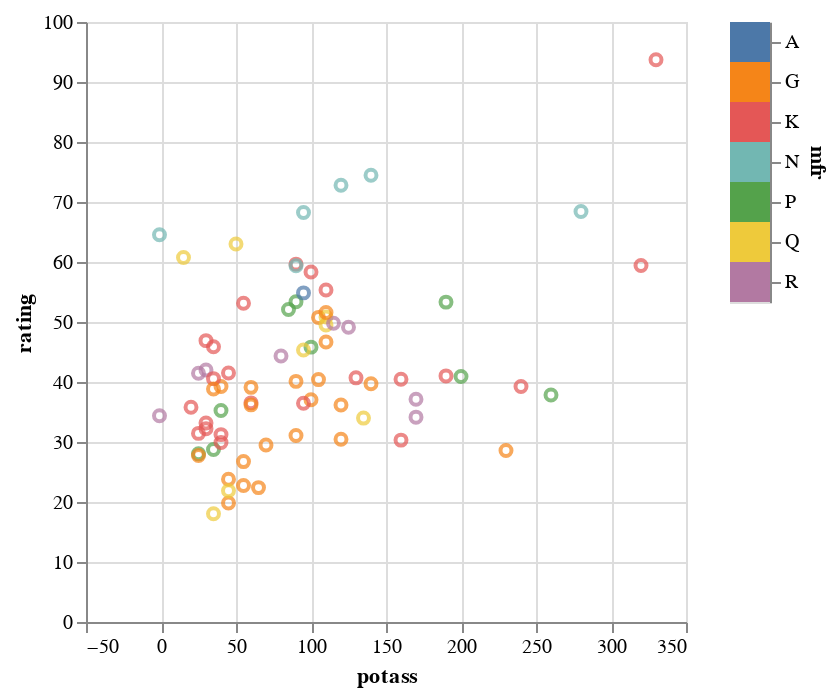

Source (notebook cell):
### Code cell
selection = alt.selection_point(fields=["mfr"])


color = alt.condition(
    selection,
    alt.Color("mfr:N").legend(None),
    alt.value("lightgray")
)


scatter = alt.Chart(df).mark_point().encode(
    x="potass:Q",
    y="rating:Q",
    color=color,
    tooltip="name:N"
)

legend = alt.Chart(df).mark_rect().encode(
    alt.Y("mfr:N").axis(orient="right"),
    color=color
). add_params(
    selection
)


scatter | legend

### Figure 1 — Vega-Lite specification as saved in the notebook (floating-point values rounded to 4 significant figures)
{"config": {"view": {"continuousWidth": 300, "continuousHeight": 300}}, "hconcat": [{"mark": {"type": "point"}, "encoding": {"color": {"condition": {"param": "param_17", "field": "mfr", "legend": null, "type": "nominal"}, "value": "lightgray"}, "tooltip": {"field": "name", "type": "nominal"}, "x": {"field": "potass", "type": "quantitative"}, "y": {"field": "rating", "type": "quantitative"}}}, {"mark": {"type": "rect"}, "encoding": {"color": {"condition": {"param": "param_17", "field": "mfr", "legend": null, "type": "nominal"}, "value": "lightgray"}, "y": {"axis": {"orient": "right"}, "field": "mfr", "type": "nominal"}}, "name": "view_7"}], "data": {"name": "data-6562c372d815898f5ac927ab74fce866"}, "params": [{"name": "param_17", "select": {"type": "point", "fields": ["mfr"]}, "views": ["view_7"]}], "$schema": "https://vega.github.io/schema/vega-lite/v5.6.1.json", "datasets": {"data-6562c372d815898f5ac927ab74fce866": [{"name": "100% Bran", "mfr": "N", "type": "C", "calories": 70, "protein": 4, "fat": 1, "sodium": 130, "fiber": 10.0, "carbo": 5.0, "sugars": 6, "potass": 280, "vitamins": 25, "shelf": 3, "weight": 1.0, "cups": 0.33, "rating": 68.4}, {"name": "100% Natural Bran", "mfr": "Q", "type": "C", "calories": 120, "protein": 3, "fat": 5, "sodium": 15, "fiber": 2.0, "carbo": 8.0, "sugars": 8, "potass": 135, "vitamins": 0, "shelf": 3, "weight": 1.0, "cups": 1.0, "rating": 33.98}, {"name": "All-Bran", "mfr": "K", "type": "C", "calories": 70, "protein": 4, "fat": 1, "sodium": 260, "fiber": 9.0, "carbo": 7.0, "sugars": 5, "potass": 320, "vitamins": 25, "shelf": 3, "weight": 1.0, "cups": 0.33, "rating": 59.43}, {"name": "All-Bran with Extra Fiber", "mfr": "K", "type": "C", "calories": 50, "protein": 4, "fat": 0, "sodium": 140, "fiber": 14.0, "carbo": 8.0, "sugars": 0, "potass": 330, "vitamins": 25, "shelf": 3, "weight": 1.0, "cups": 0.5, "rating": 93.7}, {"name": "Almond Delight", "mfr": "R", "type": "C", "calories": 110, "protein": 2, "fat": 2, "sodium": 200, "fiber": 1.0, "carbo": 14.0, "sugars": 8, "potass": -1, "vitamins": 25, "shelf": 3, "weight": 1.0, "cups": 0.75, "rating": 34.38}, {"name": "Apple Cinnamon Cheerios", "mfr": "G", "type": "C", "calories": 110, "protein": 2, "fat": 2, "sodium": 180, "fiber": 1.5, "carbo": 10.5, "sugars": 10, "potass": 70, "vitamins": 25, "shelf": 1, "weight": 1.0, "cups": 0.75, "rating": 29.51}, {"name": "Apple Jacks", "mfr": "K", "type": "C", "calories": 110, "protein": 2, "fat": 0, "sodium": 125, "fiber": 1.0, "carbo": 11.0, "sugars": 14, "potass": 30, "vitamins": 25, "shelf": 2, "weight": 1.0, "cups": 1.0, "rating": 33.17}, {"name": "Basic 4", "mfr": "G", "type": "C", "calories": 130, "protein": 3, "fat": 2, "sodium": 210, "fiber": 2.0, "carbo": 18.0, "sugars": 8, "potass": 100, "vitamins": 25, "shelf": 3, "weight": 1.33, "cups": 0.75, "rating": 37.04}, {"name": "Bran Chex", "mfr": "R", "type": "C", "calories": 90, "protein": 2, "fat": 1, "sodium": 200, "fiber": 4.0, "carbo": 15.0, "sugars": 6, "potass": 125, "vitamins": 25, "shelf": 1, "weight": 1.0, "cups": 0.67, "rating": 49.12}, {"name": "Bran Flakes", "mfr": "P", "type": "C", "calories": 90, "protein": 3, "fat": 0, "sodium": 210, "fiber": 5.0, "carbo": 13.0, "sugars": 5, "potass": 190, "vitamins": 25, "shelf": 3, "weight": 1.0, "cups": 0.67, "rating": 53.31}, {"name": "Cap'n'Crunch", "mfr": "Q", "type": "C", "calories": 120, "protein": 1, "fat": 2, "sodium": 220, "fiber": 0.0, "carbo": 12.0, "sugars": 12, "potass": 35, "vitamins": 25, "shelf": 2, "weight": 1.0, "cups": 0.75, "rating": 18.04}, {"name": "Cheerios", "mfr": "G", "type": "C", "calories": 110, "protein": 6, "fat": 2, "sodium": 290, "fiber": 2.0, "carbo": 17.0, "sugars": 1, "potass": 105, "vitamins": 25, "shelf": 1, "weight": 1.0, "cups": 1.25, "rating": 50.76}, {"name": "Cinnamon Toast Crunch", "mfr": "G", "type": "C", "calories": 120, "protein": 1, "fat": 3, "sodium": 210, "fiber": 0.0, "carbo": 13.0, "sugars": 9, "potass": 45, "vitamins": 25, "shelf": 2, "weight": 1.0, "cups": 0.75, "rating": 19.82}, {"name": "Clusters", "mfr": "G", "type": "C", "calories": 110, "protein": 3, "fat": 2, "sodium": 140, "fiber": 2.0, "carbo": 13.0, "sugars": 7, "potass": 105, "vitamins": 25, "shelf": 3, "weight": 1.0, "cups": 0.5, "rating": 40.4}, {"name": "Cocoa Puffs", "mfr": "G", "type": "C", "calories": 110, "protein": 1, "fat": 1, "sodium": 180, "fiber": 0.0, "carbo": 12.0, "sugars": 13, "potass": 55, "vitamins": 25, "shelf": 2, "weight": 1.0, "cups": 1.0, "rating": 22.74}, {"name": "Corn Chex", "mfr": "R", "type": "C", "calories": 110, "protein": 2, "fat": 0, "sodium": 280, "fiber": 0.0, "carbo": 22.0, "sugars": 3, "potass": 25, "vitamins": 25, "shelf": 1, "weight": 1.0, "cups": 1.0, "rating": 41.45}, {"name": "Corn Flakes", "mfr": "K", "type": "C", "calories": 100, "protein": 2, "fat": 0, "sodium": 290, "fiber": 1.0, "carbo": 21.0, "sugars": 2, "potass": 35, "vitamins": 25, "shelf": 1, "weight": 1.0, "cups": 1.0, "rating": 45.86}, {"name": "Corn Pops", "mfr": "K", "type": "C", "calories": 110, "protein": 1, "fat": 0, "sodium": 90, "fiber": 1.0, "carbo": 13.0, "sugars": 12, "potass": 20, "vitamins": 25, "shelf": 2, "weight": 1.0, "cups": 1.0, "rating": 35.78}, {"name": "Count Chocula", "mfr": "G", "type": "C", "calories": 110, "protein": 1, "fat": 1, "sodium": 180, "fiber": 0.0, "carbo": 12.0, "sugars": 13, "potass": 65, "vitamins": 25, "shelf": 2, "weight": 1.0, "cups": 1.0, "rating": 22.4}, {"name": "Cracklin' Oat Bran", "mfr": "K", "type": "C", "calories": 110, "protein": 3, "fat": 3, "sodium": 140, "fiber": 4.0, "carbo": 10.0, "sugars": 7, "potass": 160, "vitamins": 25, "shelf": 3, "weight": 1.0, "cups": 0.5, "rating": 40.45}, {"name": "Cream of Wheat (Quick)", "mfr": "N", "type": "H", "calories": 100, "protein": 3, "fat": 0, "sodium": 80, "fiber": 1.0, "carbo": 21.0, "sugars": 0, "potass": -1, "vitamins": 0, "shelf": 2, "weight": 1.0, "cups": 1.0, "rating": 64.53}, {"name": "Crispix", "mfr": "K", "type": "C", "calories": 110, "protein": 2, "fat": 0, "sodium": 220, "fiber": 1.0, "carbo": 21.0, "sugars": 3, "potass": 30, "vitamins": 25, "shelf": 3, "weight": 1.0, "cups": 1.0, "rating": 46.9}, {"name": "Crispy Wheat & Raisins", "mfr": "G", "type": "C", "calories": 100, "protein": 2, "fat": 1, "sodium": 140, "fiber": 2.0, "carbo": 11.0, "sugars": 10, "potass": 120, "vitamins": 25, "shelf": 3, "weight": 1.0, "cups": 0.75, "rating": 36.18}, {"name": "Double Chex", "mfr": "R", "type": "C", "calories": 100, "protein": 2, "fat": 0, "sodium": 190, "fiber": 1.0, "carbo": 18.0, "sugars": 5, "potass": 80, "vitamins": 25, "shelf": 3, "weight": 1.0, "cups": 0.75, "rating": 44.33}, {"name": "Froot Loops", "mfr": "K", "type": "C", "calories": 110, "protein": 2, "fat": 1, "sodium": 125, "fiber": 1.0, "carbo": 11.0, "sugars": 13, "potass": 30, "vitamins": 25, "shelf": 2, "weight": 1.0, "cups": 1.0, "rating": 32.21}, {"name": "Frosted Flakes", "mfr": "K", "type": "C", "calories": 110, "protein": 1, "fat": 0, "sodium": 200, "fiber": 1.0, "carbo": 14.0, "sugars": 11, "potass": 25, "vitamins": 25, "shelf": 1, "weight": 1.0, "cups": 0.75, "rating": 31.44}, {"name": "Frosted Mini-Wheats", "mfr": "K", "type": "C", "calories": 100, "protein": 3, "fat": 0, "sodium": 0, "fiber": 3.0, "carbo": 14.0, "sugars": 7, "potass": 100, "vitamins": 25, "shelf": 2, "weight": 1.0, "cups": 0.8, "rating": 58.35}, {"name": "Fruit & Fibre Dates; Walnuts; and Oats", "mfr": "P", "type": "C", "calories": 120, "protein": 3, "fat": 2, "sodium": 160, "fiber": 5.0, "carbo": 12.0, "sugars": 10, "potass": 200, "vitamins": 25, "shelf": 3, "weight": 1.25, "cups": 0.67, "rating": 40.92}, {"name": "Fruitful Bran", "mfr": "K", "type": "C", "calories": 120, "protein": 3, "fat": 0, "sodium": 240, "fiber": 5.0, "carbo": 14.0, "sugars": 12, "potass": 190, "vitamins": 25, "shelf": 3, "weight": 1.33, "cups": 0.67, "rating": 41.02}, {"name": "Fruity Pebbles", "mfr": "P", "type": "C", "calories": 110, "protein": 1, "fat": 1, "sodium": 135, "fiber": 0.0, "carbo": 13.0, "sugars": 12, "potass": 25, "vitamins": 25, "shelf": 2, "weight": 1.0, "cups": 0.75, "rating": 28.03}, {"name": "Golden Crisp", "mfr": "P", "type": "C", "calories": 100, "protein": 2, "fat": 0, "sodium": 45, "fiber": 0.0, "carbo": 11.0, "sugars": 15, "potass": 40, "vitamins": 25, "shelf": 1, "weight": 1.0, "cups": 0.88, "rating": 35.25}, {"name": "Golden Grahams", "mfr": "G", "type": "C", "calories": 110, "protein": 1, "fat": 1, "sodium": 280, "fiber": 0.0, "carbo": 15.0, "sugars": 9, "potass": 45, "vitamins": 25, "shelf": 2, "weight": 1.0, "cups": 0.75, "rating": 23.8}, {"name": "Grape Nuts Flakes", "mfr": "P", "type": "C", "calories": 100, "protein": 3, "fat": 1, "sodium": 140, "fiber": 3.0, "carbo": 15.0, "sugars": 5, "potass": 85, "vitamins": 25, "shelf": 3, "weight": 1.0, "cups": 0.88, "rating": 52.08}, {"name": "Grape-Nuts", "mfr": "P", "type": "C", "calories": 110, "protein": 3, "fat": 0, "sodium": 170, "fiber": 3.0, "carbo": 17.0, "sugars": 3, "potass": 90, "vitamins": 25, "shelf": 3, "weight": 1.0, "cups": 0.25, "rating": 53.37}, {"name": "Great Grains Pecan", "mfr": "P", "type": "C", "calories": 120, "protein": 3, "fat": 3, "sodium": 75, "fiber": 3.0, "carbo": 13.0, "sugars": 4, "potass": 100, "vitamins": 25, "shelf": 3, "weight": 1.0, "cups": 0.33, "rating": 45.81}, {"name": "Honey Graham Ohs", "mfr": "Q", "type": "C", "calories": 120, "protein": 1, "fat": 2, "sodium": 220, "fiber": 1.0, "carbo": 12.0, "sugars": 11, "potass": 45, "vitamins": 25, "shelf": 2, "weight": 1.0, "cups": 1.0, "rating": 21.87}, {"name": "Honey Nut Cheerios", "mfr": "G", "type": "C", "calories": 110, "protein": 3, "fat": 1, "sodium": 250, "fiber": 1.5, "carbo": 11.5, "sugars": 10, "potass": 90, "vitamins": 25, "shelf": 1, "weight": 1.0, "cups": 0.75, "rating": 31.07}, {"name": "Honey-comb", "mfr": "P", "type": "C", "calories": 110, "protein": 1, "fat": 0, "sodium": 180, "fiber": 0.0, "carbo": 14.0, "sugars": 11, "potass": 35, "vitamins": 25, "shelf": 1, "weight": 1.0, "cups": 1.33, "rating": 28.74}, {"name": "Just Right Crunchy  Nuggets", "mfr": "K", "type": "C", "calories": 110, "protein": 2, "fat": 1, "sodium": 170, "fiber": 1.0, "carbo": 17.0, "sugars": 6, "potass": 60, "vitamins": 100, "shelf": 3, "weight": 1.0, "cups": 1.0, "rating": 36.52}, {"name": "Just Right Fruit & Nut", "mfr": "K", "type": "C", "calories": 140, "protein": 3, "fat": 1, "sodium": 170, "fiber": 2.0, "carbo": 20.0, "sugars": 9, "potass": 95, "vitamins": 100, "shelf": 3, "weight": 1.3, "cups": 0.75, "rating": 36.47}, {"name": "Kix", "mfr": "G", "type": "C", "calories": 110, "protein": 2, "fat": 1, "sodium": 260, "fiber": 0.0, "carbo": 21.0, "sugars": 3, "potass": 40, "vitamins": 25, "shelf": 2, "weight": 1.0, "cups": 1.5, "rating": 39.24}, {"name": "Life", "mfr": "Q", "type": "C", "calories": 100, "protein": 4, "fat": 2, "sodium": 150, "fiber": 2.0, "carbo": 12.0, "sugars": 6, "potass": 95, "vitamins": 25, "shelf": 2, "weight": 1.0, "cups": 0.67, "rating": 45.33}, {"name": "Lucky Charms", "mfr": "G", "type": "C", "calories": 110, "protein": 2, "fat": 1, "sodium": 180, "fiber": 0.0, "carbo": 12.0, "sugars": 12, "potass": 55, "vitamins": 25, "shelf": 2, "weight": 1.0, "cups": 1.0, "rating": 26.73}, {"name": "Maypo", "mfr": "A", "type": "H", "calories": 100, "protein": 4, "fat": 1, "sodium": 0, "fiber": 0.0, "carbo": 16.0, "sugars": 3, "potass": 95, "vitamins": 25, "shelf": 2, "weight": 1.0, "cups": 1.0, "rating": 54.85}, {"name": "Muesli Raisins; Dates; & Almonds", "mfr": "R", "type": "C", "calories": 150, "protein": 4, "fat": 3, "sodium": 95, "fiber": 3.0, "carbo": 16.0, "sugars": 11, "potass": 170, "vitamins": 25, "shelf": 3, "weight": 1.0, "cups": 1.0, "rating": 37.14}, {"name": "Muesli Raisins; Peaches; & Pecans", "mfr": "R", "type": "C", "calories": 150, "protein": 4, "fat": 3, "sodium": 150, "fiber": 3.0, "carbo": 16.0, "sugars": 11, "potass": 170, "vitamins": 25, "shelf": 3, "weight": 1.0, "cups": 1.0, "rating": 34.14}, {"name": "Mueslix Crispy Blend", "mfr": "K", "type": "C", "calories": 160, "protein": 3, "fat": 2, "sodium": 150, "fiber": 3.0, "carbo": 17.0, "sugars": 13, "potass": 160, "vitamins": 25, "shelf": 3, "weight": 1.5, "cups": 0.67, "rating": 30.31}, {"name": "Multi-Grain Cheerios", "mfr": "G", "type": "C", "calories": 100, "protein": 2, "fat": 1, "sodium": 220, "fiber": 2.0, "carbo": 15.0, "sugars": 6, "potass": 90, "vitamins": 25, "shelf": 1, "weight": 1.0, "cups": 1.0, "rating": 40.11}, {"name": "Nut&Honey Crunch", "mfr": "K", "type": "C", "calories": 120, "protein": 2, "fat": 1, "sodium": 190, "fiber": 0.0, "carbo": 15.0, "sugars": 9, "potass": 40, "vitamins": 25, "shelf": 2, "weight": 1.0, "cups": 0.67, "rating": 29.92}, {"name": "Nutri-Grain Almond-Raisin", "mfr": "K", "type": "C", "calories": 140, "protein": 3, "fat": 2, "sodium": 220, "fiber": 3.0, "carbo": 21.0, "sugars": 7, "potass": 130, "vitamins": 25, "shelf": 3, "weight": 1.33, "cups": 0.67, "rating": 40.69}, {"name": "Nutri-grain Wheat", "mfr": "K", "type": "C", "calories": 90, "protein": 3, "fat": 0, "sodium": 170, "fiber": 3.0, "carbo": 18.0, "sugars": 2, "potass": 90, "vitamins": 25, "shelf": 3, "weight": 1.0, "cups": 1.0, "rating": 59.64}, {"name": "Oatmeal Raisin Crisp", "mfr": "G", "type": "C", "calories": 130, "protein": 3, "fat": 2, "sodium": 170, "fiber": 1.5, "carbo": 13.5, "sugars": 10, "potass": 120, "vitamins": 25, "shelf": 3, "weight": 1.25, "cups": 0.5, "rating": 30.45}, {"name": "Post Nat. Raisin Bran", "mfr": "P", "type": "C", "calories": 120, "protein": 3, "fat": 1, "sodium": 200, "fiber": 6.0, "carbo": 11.0, "sugars": 14, "potass": 260, "vitamins": 25, "shelf": 3, "weight": 1.33, "cups": 0.67, "rating": 37.84}, {"name": "Product 19", "mfr": "K", "type": "C", "calories": 100, "protein": 3, "fat": 0, "sodium": 320, "fiber": 1.0, "carbo": 20.0, "sugars": 3, "potass": 45, "vitamins": 100, "shelf": 3, "weight": 1.0, "cups": 1.0, "rating": 41.5}, {"name": "Puffed Rice", "mfr": "Q", "type": "C", "calories": 50, "protein": 1, "fat": 0, "sodium": 0, "fiber": 0.0, "carbo": 13.0, "sugars": 0, "potass": 15, "vitamins": 0, "shelf": 3, "weight": 0.5, "cups": 1.0, "rating": 60.76}, {"name": "Puffed Wheat", "mfr": "Q", "type": "C", "calories": 50, "protein": 2, "fat": 0, "sodium": 0, "fiber": 1.0, "carbo": 10.0, "sugars": 0, "potass": 50, "vitamins": 0, "shelf": 3, "weight": 0.5, "cups": 1.0, "rating": 63.01}, {"name": "Quaker Oat Squares", "mfr": "Q", "type": "C", "calories": 100, "protein": 4, "fat": 1, "sodium": 135, "fiber": 2.0, "carbo": 14.0, "sugars": 6, "potass": 110, "vitamins": 25, "shelf": 3, "weight": 1.0, "cups": 0.5, "rating": 49.51}, {"name": "Quaker Oatmeal", "mfr": "Q", "type": "H", "calories": 100, "protein": 5, "fat": 2, "sodium": 0, "fiber": 2.7, "carbo": -1.0, "sugars": -1, "potass": 110, "vitamins": 0, "shelf": 1, "weight": 1.0, "cups": 0.67, "rating": 50.83}, {"name": "Raisin Bran", "mfr": "K", "type": "C", "calories": 120, "protein": 3, "fat": 1, "sodium": 210, "fiber": 5.0, "carbo": 14.0, "sugars": 12, "potass": 240, "vitamins": 25, "shelf": 2, "weight": 1.33, "cups": 0.75, "rating": 39.26}, {"name": "Raisin Nut Bran", "mfr": "G", "type": "C", "calories": 100, "protein": 3, "fat": 2, "sodium": 140, "fiber": 2.5, "carbo": 10.5, "sugars": 8, "potass": 140, "vitamins": 25, "shelf": 3, "weight": 1.0, "cups": 0.5, "rating": 39.7}, {"name": "Raisin Squares", "mfr": "K", "type": "C", "calories": 90, "protein": 2, "fat": 0, "sodium": 0, "fiber": 2.0, "carbo": 15.0, "sugars": 6, "potass": 110, "vitamins": 25, "shelf": 3, "weight": 1.0, "cups": 0.5, "rating": 55.33}, {"name": "Rice Chex", "mfr": "R", "type": "C", "calories": 110, "protein": 1, "fat": 0, "sodium": 240, "fiber": 0.0, "carbo": 23.0, "sugars": 2, "potass": 30, "vitamins": 25, "shelf": 1, "weight": 1.0, "cups": 1.13, "rating": 42.0}, {"name": "Rice Krispies", "mfr": "K", "type": "C", "calories": 110, "protein": 2, "fat": 0, "sodium": 290, "fiber": 0.0, "carbo": 22.0, "sugars": 3, "potass": 35, "vitamins": 25, "shelf": 1, "weight": 1.0, "cups": 1.0, "rating": 40.56}, {"name": "Shredded Wheat", "mfr": "N", "type": "C", "calories": 80, "protein": 2, "fat": 0, "sodium": 0, "fiber": 3.0, "carbo": 16.0, "sugars": 0, "potass": 95, "vitamins": 0, "shelf": 1, "weight": 0.83, "cups": 1.0, "rating": 68.24}, {"name": "Shredded Wheat 'n'Bran", "mfr": "N", "type": "C", "calories": 90, "protein": 3, "fat": 0, "sodium": 0, "fiber": 4.0, "carbo": 19.0, "sugars": 0, "potass": 140, "vitamins": 0, "shelf": 1, "weight": 1.0, "cups": 0.67, "rating": 74.47}, {"name": "Shredded Wheat spoon size", "mfr": "N", "type": "C", "calories": 90, "protein": 3, "fat": 0, "sodium": 0, "fiber": 3.0, "carbo": 20.0, "sugars": 0, "potass": 120, "vitamins": 0, "shelf": 1, "weight": 1.0, "cups": 0.67, "rating": 72.8}, {"name": "Smacks", "mfr": "K", "type": "C", "calories": 110, "protein": 2, "fat": 1, "sodium": 70, "fiber": 1.0, "carbo": 9.0, "sugars": 15, "potass": 40, "vitamins": 25, "shelf": 2, "weight": 1.0, "cups": 0.75, "rating": 31.23}, {"name": "Special K", "mfr": "K", "type": "C", "calories": 110, "protein": 6, "fat": 0, "sodium": 230, "fiber": 1.0, "carbo": 16.0, "sugars": 3, "potass": 55, "vitamins": 25, "shelf": 1, "weight": 1.0, "cups": 1.0, "rating": 53.13}, {"name": "Strawberry Fruit Wheats", "mfr": "N", "type": "C", "calories": 90, "protein": 2, "fat": 0, "sodium": 15, "fiber": 3.0, "carbo": 15.0, "sugars": 5, "potass": 90, "vitamins": 25, "shelf": 2, "weight": 1.0, "cups": 1.0, "rating": 59.36}, {"name": "Total Corn Flakes", "mfr": "G", "type": "C", "calories": 110, "protein": 2, "fat": 1, "sodium": 200, "fiber": 0.0, "carbo": 21.0, "sugars": 3, "potass": 35, "vitamins": 100, "shelf": 3, "weight": 1.0, "cups": 1.0, "rating": 38.84}, {"name": "Total Raisin Bran", "mfr": "G", "type": "C", "calories": 140, "protein": 3, "fat": 1, "sodium": 190, "fiber": 4.0, "carbo": 15.0, "sugars": 14, "potass": 230, "vitamins": 100, "shelf": 3, "weight": 1.5, "cups": 1.0, "rating": 28.59}, {"name": "Total Whole Grain", "mfr": "G", "type": "C", "calories": 100, "protein": 3, "fat": 1, "sodium": 200, "fiber": 3.0, "carbo": 16.0, "sugars": 3, "potass": 110, "vitamins": 100, "shelf": 3, "weight": 1.0, "cups": 1.0, "rating": 46.66}, {"name": "Triples", "mfr": "G", "type": "C", "calories": 110, "protein": 2, "fat": 1, "sodium": 250, "fiber": 0.0, "carbo": 21.0, "sugars": 3, "potass": 60, "vitamins": 25, "shelf": 3, "weight": 1.0, "cups": 0.75, "rating": 39.11}, {"name": "Trix", "mfr": "G", "type": "C", "calories": 110, "protein": 1, "fat": 1, "sodium": 140, "fiber": 0.0, "carbo": 13.0, "sugars": 12, "potass": 25, "vitamins": 25, "shelf": 2, "weight": 1.0, "cups": 1.0, "rating": 27.75}, {"name": "Wheat Chex", "mfr": "R", "type": "C", "calories": 100, "protein": 3, "fat": 1, "sodium": 230, "fiber": 3.0, "carbo": 17.0, "sugars": 3, "potass": 115, "vitamins": 25, "shelf": 1, "weight": 1.0, "cups": 0.67, "rating": 49.79}, {"name": "Wheaties", "mfr": "G", "type": "C", "calories": 100, "protein": 3, "fat": 1, "sodium": 200, "fiber": 3.0, "carbo": 17.0, "sugars": 3, "potass": 110, "vitamins": 25, "shelf": 1, "weight": 1.0, "cups": 1.0, "rating": 51.59}, {"name": "Wheaties Honey Gold", "mfr": "G", "type": "C", "calories": 110, "protein": 2, "fat": 1, "sodium": 200, "fiber": 1.0, "carbo": 16.0, "sugars": 8, "potass": 60, "vitamins": 25, "shelf": 1, "weight": 1.0, "cups": 0.75, "rating": 36.19}]}}
